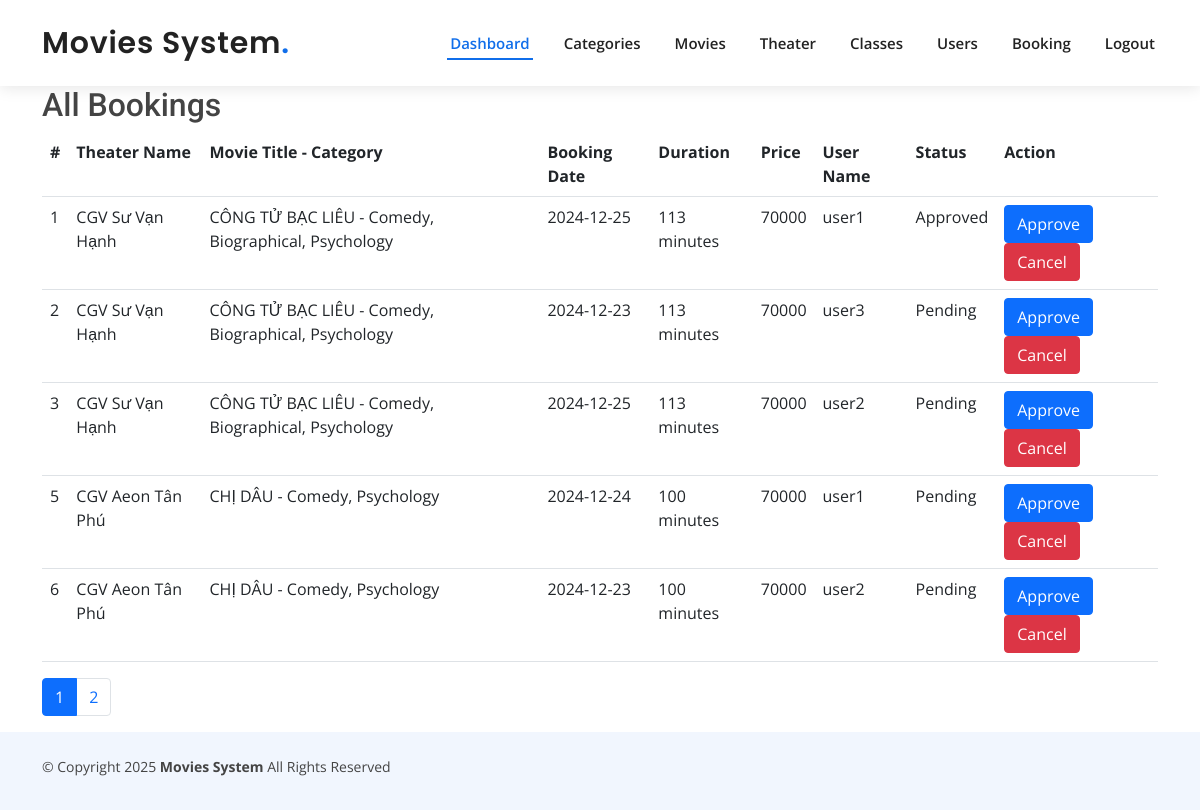
/admin/viewallbooking.php (signed in), run on the app's committed database.
### tables this page shows
CREATE TABLE IF NOT EXISTS `booking` (
  `bookingid` int NOT NULL AUTO_INCREMENT,
  `theaterid` int NOT NULL,
  `bookingdate` date NOT NULL,
  `person` varchar(50) NOT NULL,
  `userid` int NOT NULL,
  `status` tinyint NOT NULL DEFAULT '0',
  PRIMARY KEY (`bookingid`),
  KEY `FK_booking_users` (`userid`),
  KEY `FK_booking` (`theaterid`)
);

CREATE TABLE IF NOT EXISTS `theater` (
  `theaterid` int NOT NULL AUTO_INCREMENT,
  `theater_name` varchar(100) NOT NULL,
  `duration` int DEFAULT NULL,
  `date` date NOT NULL,
  `price` int NOT NULL,
  `location` varchar(191) NOT NULL,
  `movieid` int NOT NULL,
  PRIMARY KEY (`theaterid`),
  KEY `FK_theater` (`movieid`)
);

CREATE TABLE IF NOT EXISTS `movies` (
  `movieid` int NOT NULL AUTO_INCREMENT,
  `title` varchar(50) NOT NULL,
  `description` longtext,
  `releasedate` date NOT NULL,
  `image` varchar(1000) NOT NULL,
  `trailer` varchar(1000) NOT NULL,
  `catid` int NOT NULL,
  `likes` int DEFAULT '0',
  PRIMARY KEY (`movieid`)
);

CREATE TABLE IF NOT EXISTS `users` (
  `userid` int NOT NULL AUTO_INCREMENT,
  `name` varchar(50) NOT NULL,
  `email` varchar(50) NOT NULL,
  `password` varchar(255) NOT NULL,
  `roteype` int NOT NULL,
  `remember_token` varchar(191) DEFAULT NULL,
  PRIMARY KEY (`userid`)
);

### admin/viewallbooking.php (the view, shortened to what this page needs)
<?php
include('connect.php');
$limit = 5;
$page = isset($_GET['page']) ? (int)$_GET['page'] : 1;
$offset = ($page - 1) * $limit;
$total_query = "SELECT COUNT(*) as total FROM booking";
$total_result = mysqli_query($con, $total_query);
$total_row = mysqli_fetch_assoc($total_result);
$total_records = $total_row['total'];
$total_pages = ceil($total_records / $limit);
$sql = "SELECT booking.bookingid, booking.bookingdate, theater.theater_name,
        theater.duration, theater.price, movies.title,
        GROUP_CONCAT(categories.catname SEPARATOR ', ') AS catnames,
        users.name as username, booking.status
        FROM booking
        INNER JOIN theater ON theater.theaterid = booking.theaterid
        INNER JOIN users ON users.userid = booking.userid
        INNER JOIN movies ON movies.movieid = theater.movieid
        INNER JOIN category_movie ON category_movie.movieid = movies.movieid
        INNER JOIN categories ON categories.catid = category_movie.catid
        GROUP BY booking.bookingid
        LIMIT ? OFFSET ?";
$stmt = $con->prepare($sql);
$stmt->bind_param("ii", $limit, $offset);
$stmt->execute();
$res = $stmt->get_result();
?>
<!DOCTYPE html>
<html lang="en">
<head>
</head>
<body>
    <?php include('header.php'); ?>
    <div class="container">
        <h2>All Bookings</h2>
        <table class="table">
            <tr>
                <th>#</th>
                <th>Theater Name</th>
                <th>Movie Title - Category</th>
                <th>Booking Date</th>
                <th>Duration</th>
                <th>Price</th>
                <th>User Name</th>
                <th>Status</th>
                <th>Action</th>
            </tr>
            <?php
            if ($res->num_rows > 0) {
                while ($data = $res->fetch_assoc()) {
            ?>
                    <tr>
                        <td><?= htmlspecialchars($data['bookingid']) ?></td>
                        <td><?= htmlspecialchars($data['theater_name']) ?></td>
                        <td><?= htmlspecialchars($data['title']) ?> - <?= htmlspecialchars($data['catnames']) ?></td>
                        <td><?= htmlspecialchars($data['bookingdate']) ?></td>
                        <td><?= htmlspecialchars($data['duration']) ?> minutes</td>
                        <td><?= htmlspecialchars($data['price']) ?></td>
                        <td><?= htmlspecialchars($data['username']) ?></td>
                        <td><?= ($data['status'] == 0) ? 'Pending' : 'Approved'; ?></td>
                        <td>
                            <a href="viewallbooking.php?bookingid=<?= htmlspecialchars($data['bookingid']) ?>" class="btn btn-primary">Approve</a>
                            <a href="viewallbooking.php?cancelid=<?= htmlspecialchars($data['bookingid']) ?>" class="btn btn-danger">Cancel</a>
                        </td>
                    </tr>
            <?php
                }
            } else {
                echo "<tr><td colspan='9'>No bookings found</td></tr>";
            }
            ?>
        </table>
        <nav aria-label="Page navigation">
            <ul class="pagination">
                <?php for ($i = 1; $i <= $total_pages; $i++): ?>
                    <li class="page-item<?= ($i == $page) ? ' active' : '' ?>">
                        <a class="page-link" href="viewallbooking.php?page=<?= $i ?>"><?= $i ?></a>
                    </li>
                <?php endfor; ?>
            </ul>
        </nav>
    </div>
    <?php include('footer.php'); ?>
</body>
</html>

### assets/css/style.css (style rules this page uses)
body { font-family: "Open Sans", sans-serif; color: #444444; }
a { color: #106eea; text-decoration: none; }
h1, h2, h3, h4, h5, h6 { font-family: "Roboto", sans-serif; }

### data on the page
booking: bookingid "1", theaterid.theater_name "CGV Sư Vạn Hạnh", movies.title "CÔNG TỬ BẠC LIÊU", catnames "Comedy, Biographical, Psychology", bookingdate "2024-12-25", theaterid.duration "113", theaterid.price "70000", userid.name "user1", status "Approved"
booking: bookingid "2", theaterid.theater_name "CGV Sư Vạn Hạnh", movies.title "CÔNG TỬ BẠC LIÊU", catnames "Comedy, Biographical, Psychology", bookingdate "2024-12-23", theaterid.duration "113", theaterid.price "70000", userid.name "user3", status "Pending"
booking: bookingid "3", theaterid.theater_name "CGV Sư Vạn Hạnh", movies.title "CÔNG TỬ BẠC LIÊU", catnames "Comedy, Biographical, Psychology", bookingdate "2024-12-25", theaterid.duration "113", theaterid.price "70000", userid.name "user2", status "Pending"
booking: bookingid "5", theaterid.theater_name "CGV Aeon Tân Phú", movies.title "CHỊ DÂU", catnames "Comedy, Psychology", bookingdate "2024-12-24", theaterid.duration "100", theaterid.price "70000", userid.name "user1", status "Pending"
booking: bookingid "6", theaterid.theater_name "CGV Aeon Tân Phú", movies.title "CHỊ DÂU", catnames "Comedy, Psychology", bookingdate "2024-12-23", theaterid.duration "100", theaterid.price "70000", userid.name "user2", status "Pending"
